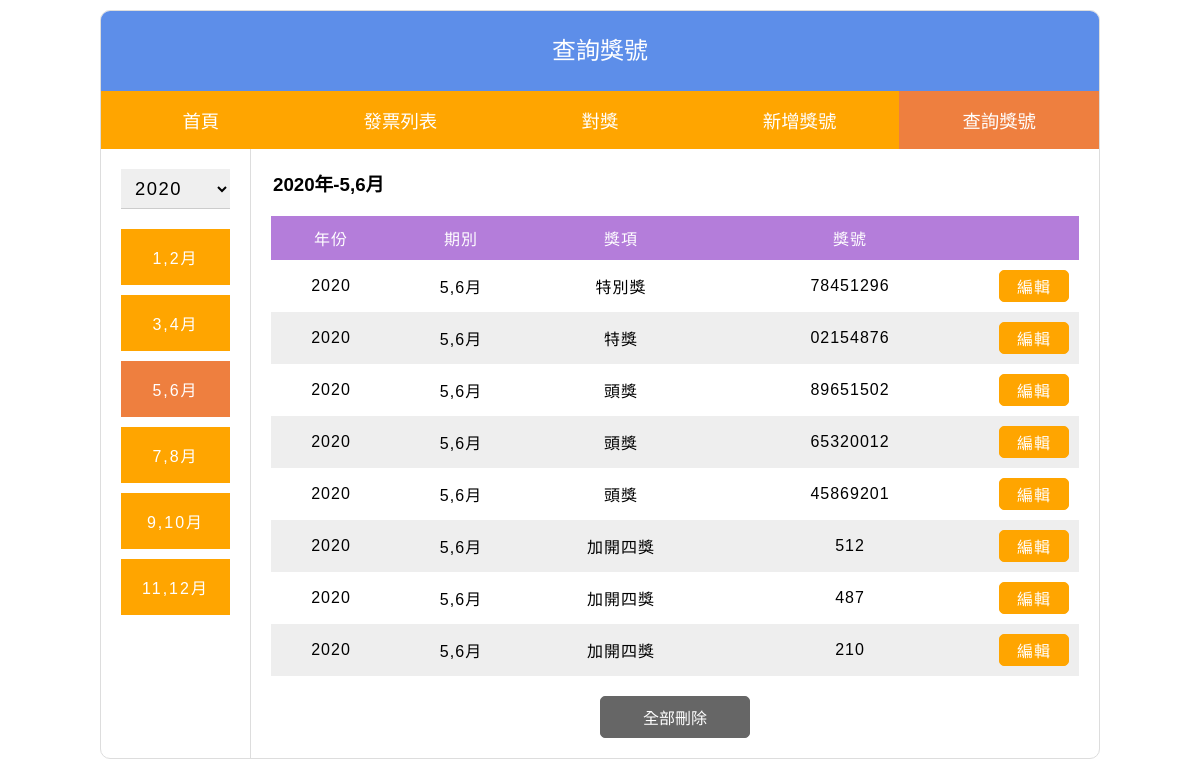
Screenshot of /query.php with the database file from the repository.
### tables this page shows
CREATE TABLE `award_number` (
  `id` int(10) UNSIGNED NOT NULL COMMENT '流水號',
  `year` year(4) NOT NULL COMMENT '年份',
  `period` tinyint(1) UNSIGNED NOT NULL COMMENT '期別',
  `number` varchar(8) NOT NULL COMMENT '發票號碼	',
  `type` tinyint(1) UNSIGNED NOT NULL COMMENT '獎項'
);

### com/base.php (called while the page is built, shortened)
<?php
  $dsn="mysql:host=localhost;charset=utf8;dbname=invoice";
  $pdo=new PDO($dsn,"root","");
  function all($table,...$arg){
    global $pdo;
    $sql="select * from $table ";
    if(isset($arg[0]) && is_array($arg[0])){
      $tmp=[];
      foreach($arg[0] as $key => $value){
        $tmp[]=sprintf("`%s`='%s'",$key,$value);
      }
      $sql=$sql." where ". implode(" && ", $tmp);
    }
    return $pdo->query($sql)->fetchAll();
  }
  function nums($table,...$arg){
    global $pdo;
    $sql="select count(*) from $table ";
    if(isset($arg[0]) && is_array($arg[0])){
      $tmp=[];
      foreach($arg[0] as $key => $value){
        $tmp[]=sprintf("`%s`='%s'",$key,$value);
      }
      $sql=$sql." where ". implode(" && ", $tmp);
    }
    return $pdo->query($sql)->fetchColumn();
  }
?>

### query.php (the view, shortened to what this page needs)
<?php
include "./com/base.php";
$y=date("Y");
$p=ceil(date("n")/2);
$type=[
  1 => "特別獎",
  2 => "特獎",
  3 => "頭獎",
  4 => "加開四獎"
];
function func_award($num){
  global $y;
  global $p;
  switch($num){
    case 1:
      $rows=all('award_number',['period'=>$p,'year'=>$y,'type'=>1]);
      break;
    case 2:
      $rows=all('award_number',['period'=>$p,'year'=>$y,'type'=>2]);
      break;
    case 3:
      $rows=all('award_number',['period'=>$p,'year'=>$y,'type'=>3]);
      break;
    case 4:
      $rows=all('award_number',['period'=>$p,'year'=>$y,'type'=>4]);
  }
  return $rows;
}
$id="";
?>
<!DOCTYPE html>
<html lang="zh-TW">
<head>
  <link rel="stylesheet" href="./css/style.css">
  <link rel="stylesheet" href="./css/query.css">
</head>
<body>
  <div class="container">
    <?php
      include "./include/header.php";
    ?>
    <div class="invoiceBox">
      <div class="sideNav">
        <select name="year" onchange="location=this.value;">
          <?php
            $yToday = date("Y");
            $y1=$yToday-4;
            for($i=$y1;$i<=$yToday;$i++){
              $selected=($y==$i)?'selected':'';
              echo "<option value='query.php?y=$i&p=$p' ".$selected.">".$i."</option>";
            }
          ?>
        </select>
        <ul>
          <li><a class="<?=($p==1)?'active':'';?>" href="query.php?y=<?=$y;?>&p=1">1,2月</a></li>
          <li><a class="<?=($p==2)?'active':'';?>" href="query.php?y=<?=$y;?>&p=2">3,4月</a></li>
          <li><a class="<?=($p==3)?'active':'';?>" href="query.php?y=<?=$y;?>&p=3">5,6月</a></li>
          <li><a class="<?=($p==4)?'active':'';?>" href="query.php?y=<?=$y;?>&p=4">7,8月</a></li>
          <li><a class="<?=($p==5)?'active':'';?>" href="query.php?y=<?=$y;?>&p=5">9,10月</a></li>
          <li><a class="<?=($p==6)?'active':'';?>" href="query.php?y=<?=$y;?>&p=6">11,12月</a></li>
        </ul>
      </div>
      <div class="listBox">
        <div class="topBar">
          <?php
            if($p==0){
              echo "<h3>".$y."年- All</h3>";
            }else{
              echo "<h3>".$y."年-".($p*2-1).",".($p*2)."月</h3>";
            }
          ?>
        </div>
        <table class="listTable">
          <tr>
            <td>年份</td>
            <td>期別</td>
            <td>獎項</td>
            <td>獎號</td>
            <td></td>
          </tr>
          <?php
            for($x=1;$x<=4;$x++){
              $rows=func_award($x);
              foreach($rows as $row){
                if($row['id']==$id){
                  echo "<tr class='item".$row['id']." itemEdit'>";
                  echo "  <td>";
                  echo "    <select name='year'>";
                              for($i=$y1;$i<=$yToday;$i++){
                                $selected=($y==$i)?'selected':'';
                                echo "<option value='$i' ".$selected.">".$i."</option>";
                              }
                  echo "    </select>";
                  echo "  </td>";
                  echo "  <td>";
                  echo "    <select name='period'>";
                              for($i=1;$i<=6;$i++){
                                $selected=($p==$i)?'selected':'';
                                echo "<option value='$i' ".$selected.">".(2*$i-1)."、".(2*$i)."月</option>";
                              }
                  echo "    </select>";
                  echo "  </td>";
                  echo "  <td>".$type[$x]."</td>";
                  echo "  <td>";
                  echo "    <input type='number' name='number' placeholder='數字8碼' maxlength='8' value='".$row['number']."' onkeyup='strlen(this,8);' required>";
                  echo "    <input type='hidden' name='id' value='".$row['id']."'>";
                  echo "    <input type='hidden' name='y' value='$y'>";
                  echo "    <input type='hidden' name='p' value='$p'>";
                  echo "  </td>";
                  echo "  <td>";
                  echo "    <input class='btn btnSave' type='submit' value='儲存'>";
                  echo "    <a class='btn btnCancel' href='query.php?y=$y&p=$p'>取消</a>";
                  echo "  </td>";
                  echo "</tr>";
                }
                else{
                  echo "<tr class='item".$row['id']."'>";
                  echo "  <td>".$row['year'] ."</td>";
                  echo "  <td>".($row['period']*2-1).",".($row['period']*2)."月</td>";
                  echo "  <td>".$type[$x]."</td>";
                  echo "  <td>".$row['number'] ."</td>";
                  echo "  <td>";
                  echo "    <a class='btn btnEdit' href='query.php?y=$y&p=$p&id=".$row['id']."'>編輯</a>";
                  echo "  </td>";
                  echo "</tr>";
                }
              }
            }
          ?>
        </table>
        <?php
          $table="award_number";
          $data=[
            'year' => $y,
            'period' => $p
          ];
          $count=nums($table,$data);
          if($count>0){
            echo "<div class='btnBar'>";
            echo "  <a class='btn2 btnDelAll' href='query.php?y=$y&p=$p&status=del'>全部刪除</a>";
            echo "</div>";
          }else{
            echo "<p class='tip'>尚無資料!</p>";
          }
        ?>
      </div>
    </div>
  </div>
</body>
</html>

### css/style.css (style rules this page uses)
* { margin: 0; padding: 0; box-sizing: border-box; font-family: 'Microsoft JhengHei', Arial, Helvetica, sans-serif; }
a { display: block; text-decoration: none; transition-duration: 0.5s; }
.btn { display: inline-block; width: 100%; color: #fff; background-color: orange; padding: 3px 15px; border-radius: 5px; }
.btn2 { display: inline-block; width: 150px; color: #fff; background-color: orange; margin: 0 auto; padding: 8px 0; text-align: center; border-radius: 5px; border: 1px solid orange; }
.btnBar { margin-top: 20px; text-align: center; }
ul li { list-style: none; }
select,input { width: 100%; height: 40px; padding: 0 10px; border: 0px solid #ccc; border-bottom: 1px solid #ccc; font-size: 1rem; letter-spacing: 1.5px; }
table { width: 100%; text-align: center; border-collapse: collapse; letter-spacing: 1px; }
table tr td { padding: 10px; }
.container { width: 1000px; margin: 10px auto; border-radius: 10px; overflow: hidden; border: 1px solid #ddd; }

### css/query.css (style rules this page uses)
body { position: relative; }
.invoiceBox { display: flex; }
.invoiceBox > div { padding: 20px; }
.sideNav { width: 150px; min-width: 150px; border-right: 1px solid #ddd; }
.sideNav select { font-size: 1.15rem; margin-bottom: 20px; }
.sideNav ul li { margin-bottom: 10px; text-align: center; letter-spacing: 2px; }
.sideNav ul li:last-child { margin-bottom: 0; }
.sideNav ul li a { color: #fff; background-color: orange; border: 1px solid orange; padding: 15px 0; }
.sideNav ul li a.active { background-color: #ee7f3f; border: 1px solid #ee7f3f; pointer-events: none; }
.listBox { width: 100%; }
.topBar { display: flex; margin-bottom: 20px; padding: 0 2px; justify-content: space-between; }
.listTable tr:nth-child(odd) { background-color: #eee; }
.listTable tr:first-child { color: #fff; background-color: #b47dda; }
.listTable td:first-child { width: 120px; }
.listTable td:nth-child(2) { width: 140px; }
.listTable td:nth-last-child(3) { width: 180px; }
.listTable td:last-child { width: 90px; }
.btnEdit { background-color: orange; border: 1px solid orange; }
.btnDelAll { background-color: #666; border: 1px solid #666; }

### rows the page displays
award_number: year "2020", $row['period']*2-1 "5", $row['period']*2 "6", x "特別獎", number "78451296"
award_number: year "2020", $row['period']*2-1 "5", $row['period']*2 "6", x "特獎", number "02154876"
award_number: year "2020", $row['period']*2-1 "5", $row['period']*2 "6", x "頭獎", number "89651502"
award_number: year "2020", $row['period']*2-1 "5", $row['period']*2 "6", x "頭獎", number "65320012"
award_number: year "2020", $row['period']*2-1 "5", $row['period']*2 "6", x "頭獎", number "45869201"
award_number: year "2020", $row['period']*2-1 "5", $row['period']*2 "6", x "加開四獎", number "512"
award_number: year "2020", $row['period']*2-1 "5", $row['period']*2 "6", x "加開四獎", number "487"
award_number: year "2020", $row['period']*2-1 "5", $row['period']*2 "6", x "加開四獎", number "210"

### other values shown
$pageheader "查詢獎號"
$y "2020"
$p*2-1 "5"
$p*2 "6"
form field year "2020"
